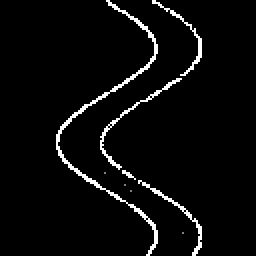
#> input picture data/mock_run/class.tif, 128 x 128 px, found by its file name (shown 2 times larger)
$ python __main__.py
#> lines starting #> are read from the running program, lines starting #| are printed output that depends on the picture; after the words box and inside, x2 and y2 are one past the last pixel; in counts of white or black regions, pixels touching at a corner belong together
### p3_terrain/rescue/trapped_risk.py
"""Trapped risk assessment, stranded population estimation, and rescue prioritization.

Computes:
1. trapped_risk per settlement (dry island isolation + escape time failure + local damage).
2. stranded_estimate = buildings_at_risk * household_size_assumption (explicitly labelled 'estimate').
3. Final priority ranking = trapped_risk * cutoff_prob * buildings_at_risk.
"""

from dataclasses import asdict, dataclass
import csv
import json
import logging
from pathlib import Path
from typing import Any, Dict, List, Optional, Tuple, Union

import numpy as np

from p4_app.network.cutoff import SettlementIsolation
from p3_terrain.rescue.dry_islands import check_settlement_on_dry_island
from p3_terrain.rescue.escape_time import EscapeTimeCheck

logger = logging.getLogger(__name__)

DEFAULT_HOUSEHOLD_SIZE = 5.0  # Regional average rural household size assumption


@dataclass
class RescuePriorityItem:
    """Consolidated rescue prioritization and population risk assessment."""
    rank: int
    settlement_id: str
    settlement_name: str
    place_type: str
    coordinates: Tuple[float, float]
    trapped_risk: float                     # Composite trapped index in [0.0, 1.0]
    cutoff_prob: float                     # Road isolation probability in [0.0, 1.0]
    buildings_at_risk: int                 # Count of buildings flooded or stranded
    stranded_population_estimate: int       # Labelled 'estimate'
    population_data_type: str              # Strictly 'estimate'
    household_size_assumption: float       # Assumption factor (default 5.0)
    priority_score: float                  # trapped_risk * cutoff_prob * buildings_at_risk
    is_on_dry_island: bool
    escape_possible: bool
    nearest_hospital: str
    recommended_action: str


# [213 lines left out: functions compute_rescue_priorities, export_rescue_priority_json, export_trapped_csv, not called in this run]


export_rescue_priorities_csv = export_trapped_csv


def main(run_dir_str: str = "data/mock_run") -> None:
    """CLI runner to execute dry island extraction, HLZ detection, and rescue prioritization."""
#> called with run_dir_str = 'data/mock_run'
    from PIL import Image
    try:
        from p3_terrain.rescue.dry_islands import identify_dry_islands
        from p3_terrain.rescue.escape_time import compute_high_ground_mask, evaluate_settlement_escape_time
        from p3_terrain.rescue.landing_zones import detect_landing_zones, export_landing_zones_geojson
    except ImportError:
        from src.rescue.dry_islands import identify_dry_islands
        from src.rescue.escape_time import compute_high_ground_mask, evaluate_settlement_escape_time
        from src.rescue.landing_zones import detect_landing_zones, export_landing_zones_geojson

    run_dir = Path(run_dir_str)
    if not run_dir.exists():
        raise FileNotFoundError(f"Directory not found: {run_dir}")

    # Load rasters
    cls = np.array(Image.open(run_dir / "class.tif")).astype(np.uint8)
#> cls is the input picture: shape (128, 128); min 0, max 2, mean 0.0802
    hand = np.array(Image.open(run_dir / "hand.tif")).astype(np.float32)
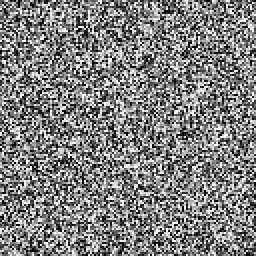
#> input picture data/mock_run/hand.tif, 128 x 128 px, found by its file name (shown 2 times larger)
    slope = np.array(Image.open(run_dir / "slope.tif")).astype(np.float32)
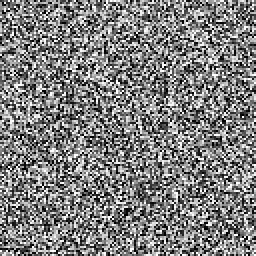
#> input picture data/mock_run/slope.tif, 128 x 128 px, found by its file name (shown 2 times larger)
    cant_see_path = run_dir / "cant_see.tif"
    cant_see = np.array(Image.open(cant_see_path)) > 0 if cant_see_path.exists() else np.zeros(cls.shape, dtype=bool)
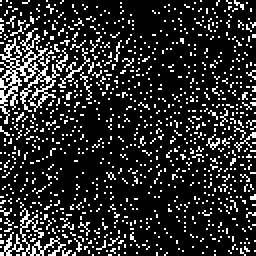
#> input picture data/mock_run/cant_see.tif, 128 x 128 px, found by its file name (shown 2 times larger)
#> cant_see: shape (128, 128) bool; 16.5% white in thin lines or dots

    # Load grid transform
    grid_path = run_dir / "grid.json"
    transform = (85.2, 27.8, 85.45, 28.15, 0.001953125, 0.002734375)
    if grid_path.exists():
        with open(grid_path, "r", encoding="utf-8") as f:
            transform = tuple(json.load(f).get("transform", transform))

    # Load settlements
    settlements_path = run_dir / "settlements.geojson"
    settlements_fc = {"type": "FeatureCollection", "features": []}
    if settlements_path.exists():
        with open(settlements_path, "r", encoding="utf-8") as f:
            settlements_fc = json.load(f)

    # 1. Dry islands
    dry_island_mask, island_props = identify_dry_islands(cls, hand, safe_hand_threshold=25.0)

    # 2. High ground mask & escape checks
    high_ground_mask = compute_high_ground_mask(hand, slope, cls)
    escape_checks = {}
    for feat in settlements_fc.get("features", []):
        s_name = feat.get("properties", {}).get("name", "Settlement")
        s_coords = feat.get("geometry", {}).get("coordinates", [0.0, 0.0])
        check = evaluate_settlement_escape_time(
            settlement_lon=s_coords[0],
            settlement_lat=s_coords[1],
            settlement_name=s_name,
            arrival_time_mins=120.0,
            high_ground_mask=high_ground_mask,
            transform=transform,
        )
        escape_checks[s_name] = check

    # 3. Flat HLZs (< 5 deg, area >= 1800 m2)
    hlz_candidates, hlz_fc = detect_landing_zones(
        slope=slope,
        class_map=cls,
        cant_see_mask=cant_see,
        transform=transform,
        settlements_geojson=settlements_fc,
        max_slope_deg=5.0,
        min_pixels_area=2,
    )

    # 4. Load cutoff records and buildings
    s_by_name = {f.get("properties", {}).get("name"): f for f in settlements_fc.get("features", [])}
    cutoff_path = run_dir / "cutoff.csv"
    isolation_records: List[SettlementIsolation] = []
    if cutoff_path.exists():
        with open(cutoff_path, "r", encoding="utf-8") as f:
            reader = csv.DictReader(f)
            for r in reader:
                s_name = r.get("name", "")
                s_feat = s_by_name.get(s_name, {})
                s_id = s_feat.get("id", f"place/{len(isolation_records)+1}")
                s_coords = tuple(s_feat.get("geometry", {}).get("coordinates", [0.0, 0.0]))
                isolation_records.append(SettlementIsolation(
                    settlement_id=s_id,
                    name=s_name,
                    place_type=r.get("place", "village"),
                    coordinates=s_coords,
                    population_est=int(float(r.get("population_est", 1000))),
                    cutoff_prob=float(r.get("cutoff_prob", 0.0)),
                    cutoff_prob_hospital=float(r.get("cutoff_prob_hospital", 0.0)),
                    cutoff_prob_town=float(r.get("cutoff_prob_town", 0.0)),
                    nearest_hospital_name=r.get("nearest_hospital", "Regional Hospital"),
                    pre_event_distance_km=float(r.get("pre_event_distance_km", 10.0)),
                ))

    bldgs_path = run_dir / "geojson" / "damaged_buildings.geojson"
    bldgs_fc = {"type": "FeatureCollection", "features": []}
    if bldgs_path.exists():
        with open(bldgs_path, "r", encoding="utf-8") as f:
            bldgs_fc = json.load(f)

    # 5. Compute rescue priorities
    priority_items = compute_rescue_priorities(
        isolation_records=isolation_records,
        damaged_buildings_geojson=bldgs_fc,
        dry_island_mask=dry_island_mask,
        transform=transform,
        escape_checks=escape_checks,
        household_size=5.0,
    )

    # 6. Export outputs
    trapped_csv_path = run_dir / "trapped.csv"
    rescue_csv_path = run_dir / "rescue_priorities.csv"
    export_trapped_csv(priority_items, trapped_csv_path)
    export_trapped_csv(priority_items, rescue_csv_path)

    geojson_dir = run_dir / "geojson"
    if geojson_dir.exists():
        export_rescue_priority_json(priority_items, geojson_dir / "rescue_priorities.json")
        export_landing_zones_geojson(hlz_fc, geojson_dir / "landing_zones.geojson")
    export_landing_zones_geojson(hlz_fc, run_dir / "landing_zones.geojson")

    print(f"[Rescue] Successfully processed {run_dir}:")
    print(f"  - Dry islands detected: {len(island_props)}")
    print(f"  - Helicopter landing zones (< 5 deg): {len(hlz_candidates)}")
    print(f"  - Settlements ranked: {len(priority_items)}")
    for item in priority_items:
        print(f"    Rank {item.rank}: {item.settlement_name} ({item.place_type}) - "
              f"Priority Score: {item.priority_score:.2f}, Cutoff: {item.cutoff_prob*100:.1f}%, "
              f"Trapped Risk: {item.trapped_risk:.2f}, Stranded Est: {item.stranded_population_estimate} (estimate)")
    print(f"  - Output trapped CSV: {trapped_csv_path}")
    print(f"  - Output HLZ GeoJSON: {run_dir / 'landing_zones.geojson'}")


# [4 lines that do not run on import are left out]

### p3_terrain/rescue/dry_islands.py
"""Dry island detection for isolated unflooded assets.

Identifies unflooded land parcels, buildings, and settlement clusters that are completely
surrounded by flood water or debris channels, creating inaccessible topological islands.
"""

from collections import deque
import logging
from typing import Any, Dict, List, Set, Tuple

import numpy as np
from scipy.ndimage import label

from p2_ai.detect.fuse import CLASS_BACKGROUND, CLASS_DEBRIS, CLASS_WATER

logger = logging.getLogger(__name__)


def identify_dry_islands(
    class_map: np.ndarray,
    hand: np.ndarray,
    safe_hand_threshold: float = 25.0,
) -> Tuple[np.ndarray, Dict[int, Dict[str, Any]]]:
    """Identify dry islands: unflooded terrain surrounded by flood/debris.

    A dry island is an unflooded connected component of terrain (class == 0) that:
    1. Does NOT touch the safe regional hinterland / raster boundary where HAND is high.
    2. Is bordered on its perimeter predominantly by flood water or debris.

    Args:
        class_map: 2D classified raster (0=bg, 1=water, 2=debris).
        hand: Height Above Nearest Drainage raster in meters.
        safe_hand_threshold: HAND threshold above which terrain is safe high ground (e.g. 25m).

    Returns:
        Tuple of (dry_island_mask, island_properties_dict):
          dry_island_mask: 2D boolean raster (True where cell is on an isolated dry island).
          island_properties_dict: Metadata for each identified island.
    """
#> called with safe_hand_threshold = 25
    rows, cols = class_map.shape
#> rows = 128; cols = 128
    hazard_mask = class_map > CLASS_BACKGROUND
#> hazard_mask: shape (128, 128) bool; 4% white in thin lines or dots, all inside (x1, y1, x2, y2) = (28, 0, 101, 128)
    unflooded_mask = ~hazard_mask
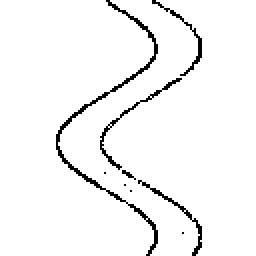
#> unflooded_mask: shape (128, 128) bool (shown 2 times larger); 96% white; black in thin lines or dots, all inside (x1, y1, x2, y2) = (28, 0, 101, 128)

    # Label connected components of unflooded ground (8-connectivity)
    structure = np.ones((3, 3), dtype=int)
    labeled_dry, num_features = label(unflooded_mask, structure=structure)
#> num_features = 1

    # Connected components touching the outer boundary or extending into safe high ground
    # (HAND >= safe_hand_threshold) are considered connected to safe mainland.
    safe_mainland_labels = set()

    # 1. Boundary-touching labels
    boundary_cells = np.concatenate([
        labeled_dry[0, :], labeled_dry[rows - 1, :],
        labeled_dry[:, 0], labeled_dry[:, cols - 1],
    ])
#> boundary_cells = 512 values, max 1 at index 0, min 0 at index 53, mean 0.984
    safe_mainland_labels.update(int(lbl) for lbl in np.unique(boundary_cells) if lbl > 0)

    # 2. Safe high ground touching labels
    high_ground_cells = labeled_dry[hand >= safe_hand_threshold]
#> high_ground_cells = 6254 values, max 1 at index 0, min 0 at index 16, mean 0.961
    safe_mainland_labels.update(int(lbl) for lbl in np.unique(high_ground_cells) if lbl > 0)

    dry_island_mask = np.zeros((rows, cols), dtype=bool)
    island_props: Dict[int, Dict[str, Any]] = {}

    for lbl in range(1, num_features + 1):
        if lbl not in safe_mainland_labels:
            component_cells = (labeled_dry == lbl)
            size_pixels = int(np.count_nonzero(component_cells))
            if size_pixels >= 4:  # Filter out trivial 1-3 pixel noise
                dry_island_mask[component_cells] = True
                island_props[lbl] = {
                    "label": lbl,
                    "area_pixels": size_pixels,
                    "area_m2": size_pixels * 900.0,  # 30m x 30m pixel
                    "mean_hand_m": float(round(float(np.mean(hand[component_cells])), 1)),
                }
#> dry_island_mask: shape (128, 128) bool; every value is 0
#> after the loop, island_props = 0 items

    logger.info(f"Identified {len(island_props)} dry islands cut off by surrounding flood/debris.")
    return dry_island_mask, island_props


# [20 lines left out: function check_settlement_on_dry_island, not called in this run]

### src/rescue/__main__.py
"""Executable CLI runner for Phase 7 rescue intelligence."""
import sys
from p3_terrain.rescue.trapped_risk import main

if __name__ == "__main__":
    target = sys.argv[1] if len(sys.argv) > 1 else "data/mock_run"
    main(target)
#> (the call stopped at in main, `high_ground_mask = compute_high_ground_mask(hand, slope, cls)`: p3_terrain is not available in this run)
